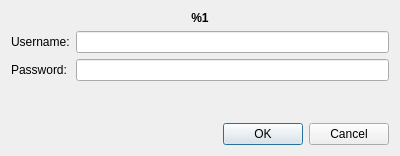
<?xml version="1.0" encoding="UTF-8"?>
<ui version="4.0">
 <class>Dialog</class>
 <widget class="QDialog" name="Dialog">
  <property name="geometry">
   <rect>
    <x>0</x>
    <y>0</y>
    <width>400</width>
    <height>156</height>
   </rect>
  </property>
  <property name="minimumSize">
   <size>
    <width>400</width>
    <height>0</height>
   </size>
  </property>
  <property name="windowTitle">
   <string>Authentication Required</string>
  </property>
  <layout class="QGridLayout">
   <item row="1" column="0">
    <widget class="QLabel" name="labelUserName">
     <property name="text">
      <string>Username:</string>
     </property>
    </widget>
   </item>
   <item row="1" column="1">
    <widget class="QLineEdit" name="user"/>
   </item>
   <item row="2" column="0">
    <widget class="QLabel" name="labelPassword">
     <property name="text">
      <string>Password:</string>
     </property>
    </widget>
   </item>
   <item row="2" column="1">
    <widget class="QLineEdit" name="password">
     <property name="echoMode">
      <enum>QLineEdit::Password</enum>
     </property>
    </widget>
   </item>
   <item row="0" column="0" colspan="2">
    <widget class="QLabel" name="site">
     <property name="font">
      <font>
       <weight>75</weight>
       <bold>true</bold>
      </font>
     </property>
     <property name="text">
      <string>%1</string>
     </property>
     <property name="alignment">
      <set>Qt::AlignCenter</set>
     </property>
     <property name="wordWrap">
      <bool>true</bool>
     </property>
    </widget>
   </item>
   <item row="3" column="0">
    <spacer>
     <property name="orientation">
      <enum>Qt::Vertical</enum>
     </property>
     <property name="sizeHint" stdset="0">
      <size>
       <width>0</width>
       <height>0</height>
      </size>
     </property>
    </spacer>
   </item>
   <item row="4" column="0" colspan="2">
    <widget class="QDialogButtonBox" name="buttonBox">
     <property name="orientation">
      <enum>Qt::Horizontal</enum>
     </property>
     <property name="standardButtons">
      <set>QDialogButtonBox::Cancel|QDialogButtonBox::Ok</set>
     </property>
    </widget>
   </item>
  </layout>
 </widget>
 <resources/>
 <connections>
  <connection>
   <sender>buttonBox</sender>
   <signal>accepted()</signal>
   <receiver>Dialog</receiver>
   <slot>accept()</slot>
   <hints>
    <hint type="sourcelabel">
     <x>248</x>
     <y>254</y>
    </hint>
    <hint type="destinationlabel">
     <x>157</x>
     <y>274</y>
    </hint>
   </hints>
  </connection>
  <connection>
   <sender>buttonBox</sender>
   <signal>rejected()</signal>
   <receiver>Dialog</receiver>
   <slot>reject()</slot>
   <hints>
    <hint type="sourcelabel">
     <x>316</x>
     <y>260</y>
    </hint>
    <hint type="destinationlabel">
     <x>286</x>
     <y>274</y>
    </hint>
   </hints>
  </connection>
 </connections>
</ui>
